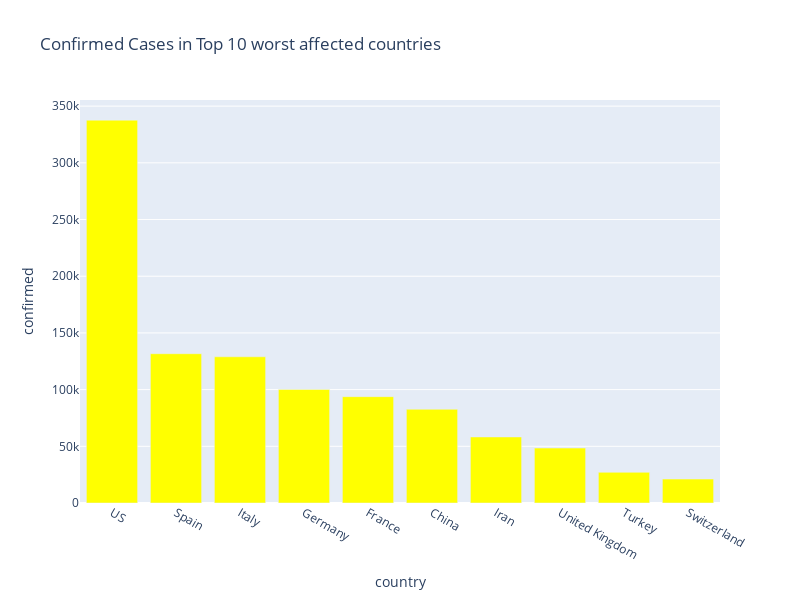

Notebook source saved alongside this figure:
### Code cell
px.bar(
    sorted_country_df.head(10),
    x = "country",
    y = "confirmed",
    title= "Confirmed Cases in Top 10 worst affected countries", # the axis names
    color_discrete_sequence=["yellow"], 
    height=600,
    width=800
)

### Figure 1 — Plotly figure (JSON) as saved in the notebook; plotly's stock layout.template omitted (floating-point values rounded to 4 significant figures)
{"data": [{"alignmentgroup": "True", "hovertemplate": "country=%{x}<br>confirmed=%{y}<extra></extra>", "legendgroup": "", "marker": {"color": "yellow"}, "name": "", "offsetgroup": "", "orientation": "v", "showlegend": false, "textposition": "auto", "type": "bar", "x": ["US", "Spain", "Italy", "Germany", "France", "China", "Iran", "United Kingdom", "Turkey", "Switzerland"], "xaxis": "x", "y": [337646, 131646, 128948, 100123, 93780, 82641, 58226, 48440, 27069, 21100], "yaxis": "y"}], "layout": {"barmode": "relative", "height": 600, "legend": {"tracegroupgap": 0}, "title": {"text": "Confirmed Cases in Top 10 worst affected countries"}, "width": 800, "xaxis": {"anchor": "y", "domain": [0, 1], "title": {"text": "country"}}, "yaxis": {"anchor": "x", "domain": [0, 1], "title": {"text": "confirmed"}}}}
